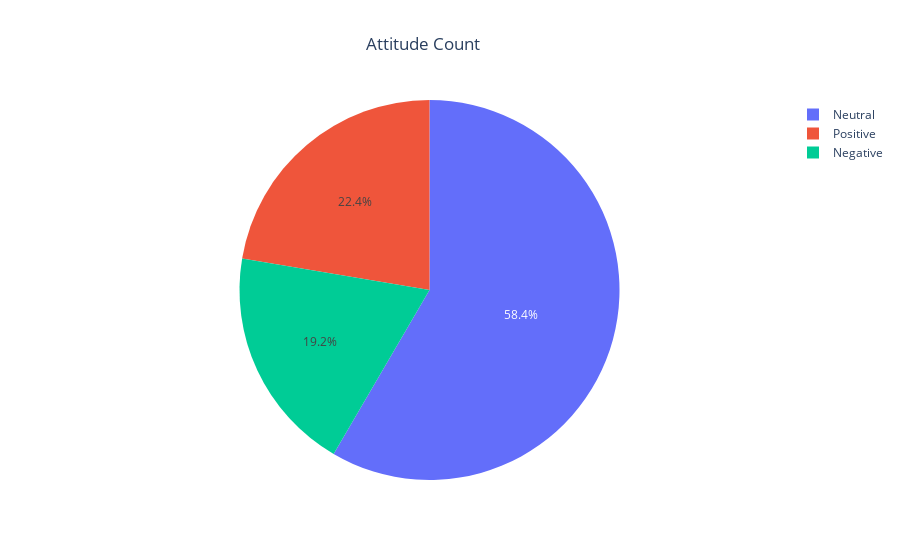

Notebook cell for this chart:
### Markdown cell above
+ The plot above shows the relationship between subjectivity score and sentiment score (attitude). Neutral tweets tend to have lower subjectivity score; negative and positive tweets have very similar distribution in terms of subjectivity score.

### Code cell
fig1 = px.pie(values=df['attitude'].value_counts(), names=df['attitude'].unique(), title = "Attitude Count")
fig1.update_layout(title_x=0.47)

### Figure 1 — Plotly figure (JSON) as saved in the notebook; plotly's stock layout.template omitted (floating-point values rounded to 4 significant figures)
{"data": [{"domain": {"x": [0, 1], "y": [0, 1]}, "hovertemplate": "label=%{label}<br>value=%{value}<extra></extra>", "labels": ["Neutral", "Positive", "Negative"], "legendgroup": "", "name": "", "showlegend": true, "type": "pie", "values": [3505, 1341, 1154]}], "layout": {"legend": {"tracegroupgap": 0}, "title": {"text": "Attitude Count", "x": 0.47}}}
